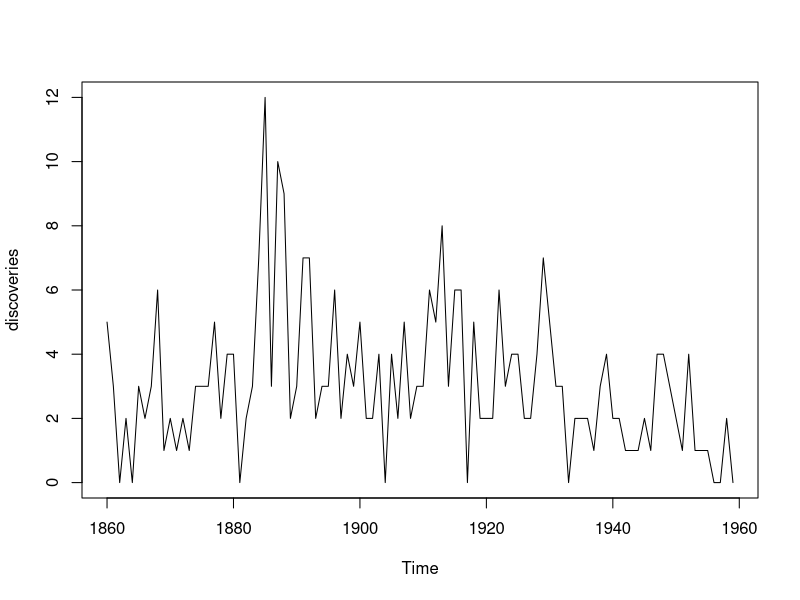
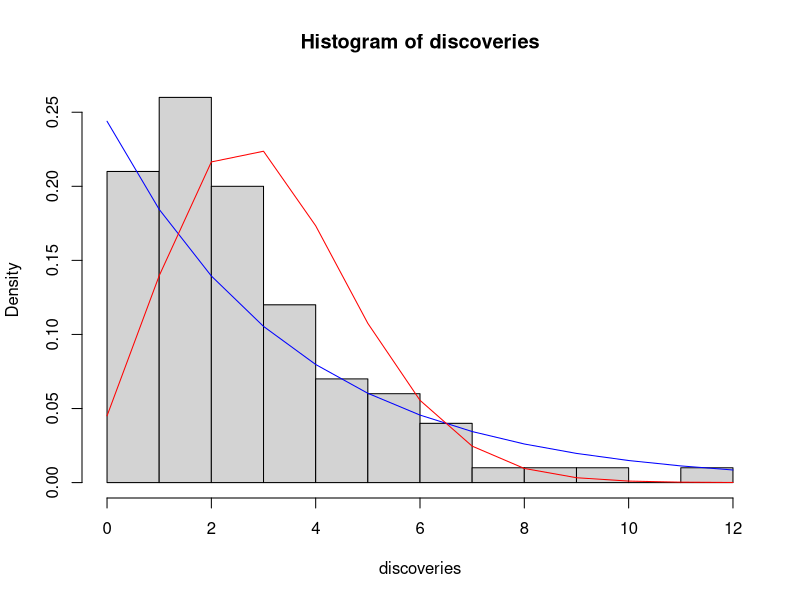
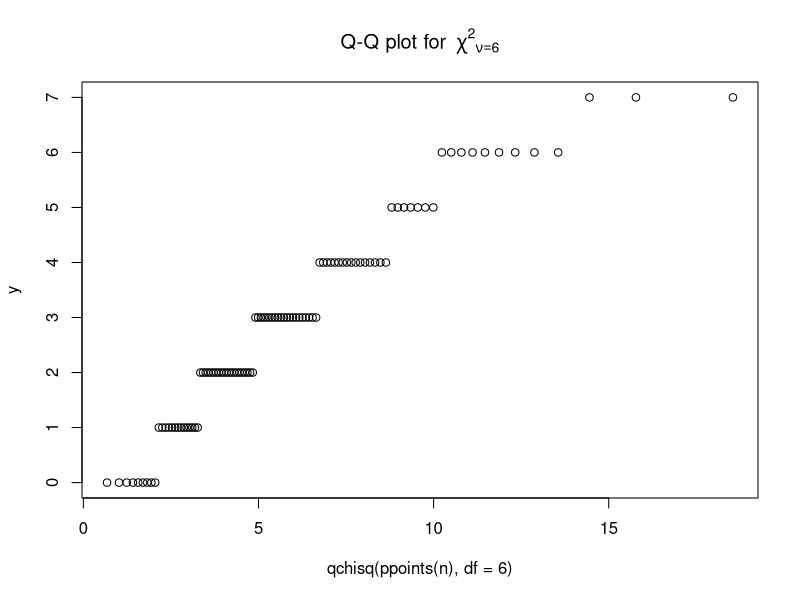
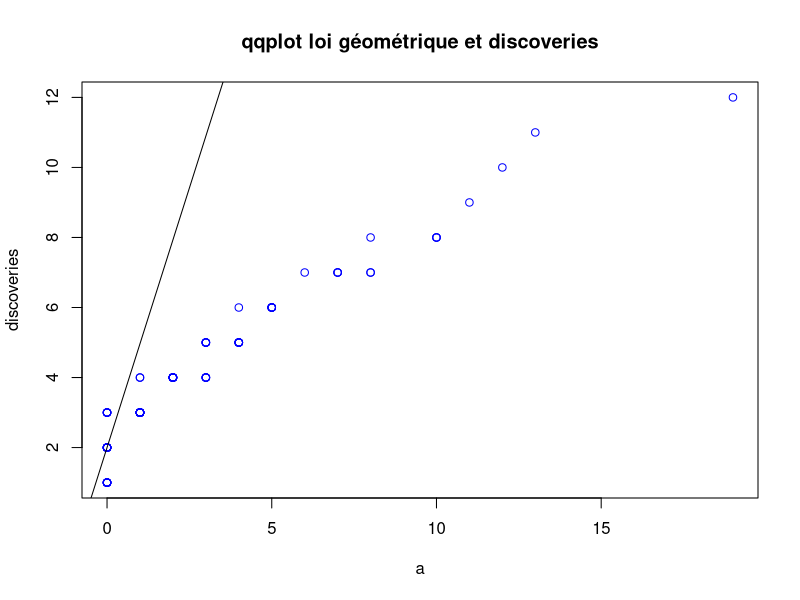
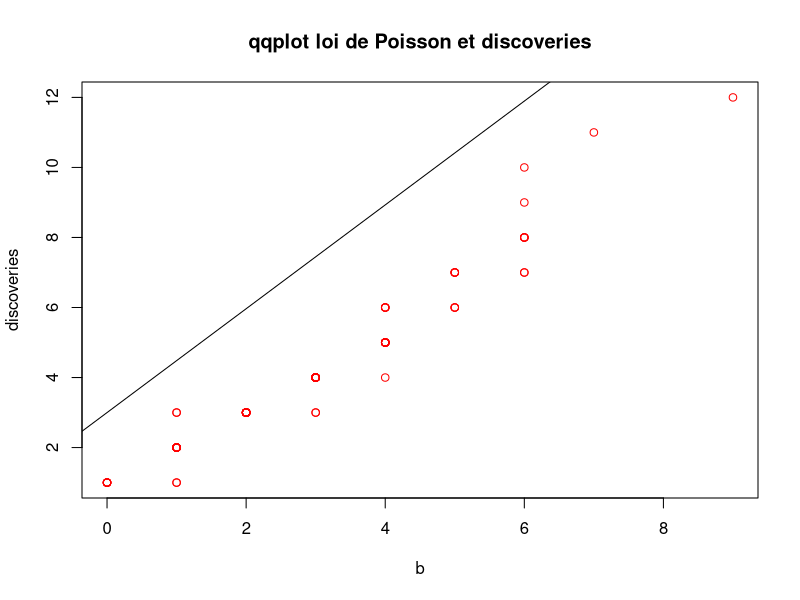
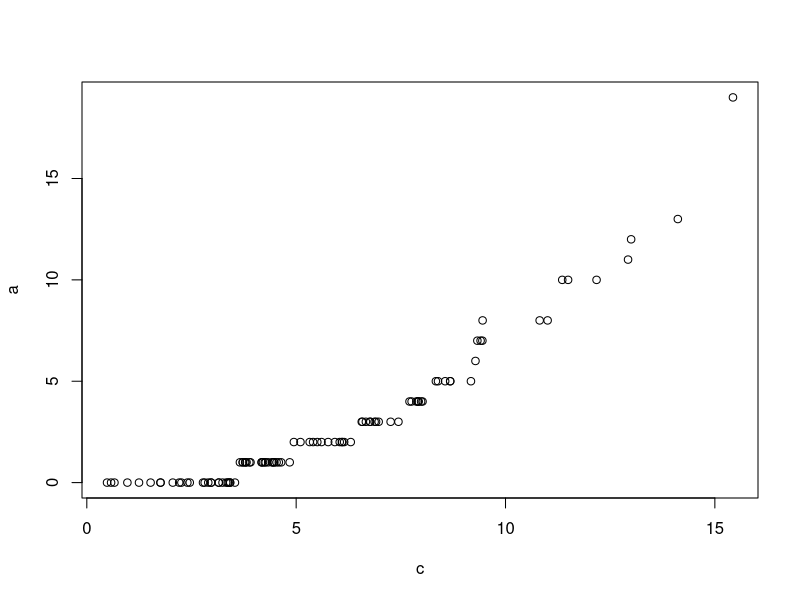
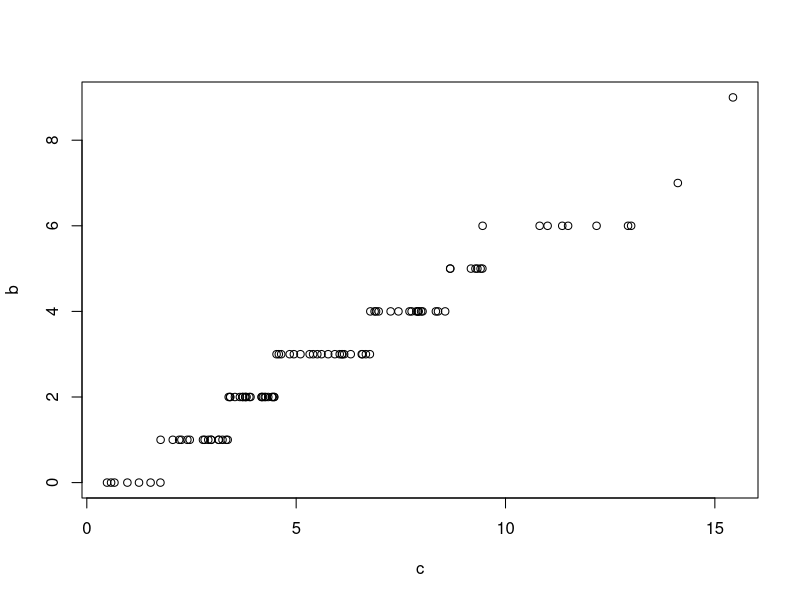

Source code (R) for these figures, in order:
## ---- chunk 1
data("discoveries")
plot(discoveries)
## ---- chunk 2
#calcul de la moyenne et de la variance empirique du jeu de donnees
m = mean (discoveries)
v = var (discoveries)
print("moyenne empirique")
print(m)

print("variance empirique")
print(v)

#calcul à partir de l'estimateur de la loi géomtrique
n = length(discoveries)
S = 0 
for (i in (1:n)) {
  S <- S + discoveries[i]
}

theta = 1/((1/n)*S +1)
moy_geom = (1/n)*S + 1 ##1/theta
var_geom = (1-theta)/(theta**2)

print ('moyenne geometrique')
print(moy_geom)

print('variance geometrique')
print(var_geom)

#calcul à partir de l'estimateur de la loi de Poisson
lambda = (1/n)*S
moy_poisson = lambda
var_poisson = lambda
print('moyenne et variance de Poisson = ')  
print(lambda)

## ---- chunk 3
print(m/moy_geom)
print(v/var_geom)

print(m/moy_poisson)
print(v/var_poisson)

print("les valeurs obtenues par la loi de Poisson sont plus proches des valeurs empiriques. La loi de Poisson approche le mieux la statistique consideree.")
## ---- chunk 4
x = 0:12
hist(discoveries, probability = TRUE, breaks = 12)
lines(x, dgeom(x, prob = theta, log=FALSE), main = 'densite geometrique', col='blue')
lines(x, dpois(x, lambda, log = FALSE), main = 'densite de Poisson', col='red')
## ---- chunk 5
#library(discovery)
y <- rpois(n, lambda)
## QQPlot pour la loi du Chi^2 comparée à la ditribution de Poisson:
qqplot(qchisq(ppoints(n), df = 6), y, main = expression("Q-Q plot for" ~~ {chi^2}[nu == 6]))

# Pour rajouter la ligne de modélisation 
library(ggplot2)
y = qpois(x, lambda)
p = 0.05
#ggplot2::last_plot() + qqline(y, distribution = function(p) qchisq(p, df = 6), prob = c(0.25, 0.75), col = 2)
##y doit être la loi de poisson

## ---- chunk 6
library(ggplot2)
#x<-discoveries
#plot(x, qgeom(discoveries, theta), main='quantile inverse geom', col='blue')
#plot(x, qpois(discoveries, lambda), main='poisson', col='blue')
##attention aux invalid prob

#theta
#discoveries
#x<- sort(discoveries, decreasing = FALSE)
quantile_geom <- qgeom(discoveries, theta, lower.tail = TRUE, log.p = FALSE)

#plot(discoveries[i], quantile_geom[i/(n+1)], main = 'qq plot')


#1er quantile : i = 1
n <- length(discoveries)
summary(discoveries)

frst_quant <- summary(discoveries)[2]
thrd_quant <- summary(discoveries)[5]

x <- array(frst_quant, thrd_quant)
#y <- probleme 
#plot(x, )

## ---- chunk 7
##Utilisation de la fonction qqplot
#preparation des données
discoveries <- as.factor(discoveries)
head(discoveries)
a<-rgeom(n, theta)
b<-rpois(n, lambda)
qqplot(a, discoveries, main= 'qqplot loi géométrique et discoveries', col='blue')
qqline(a)
qqplot(b, discoveries, main= 'qqplot loi de Poisson et discoveries', col='red')
qqline(b)
## ---- chunk 8
c<-rchisq(n, 6, ncp=0.05)

qqplot(c, a)
#qqline(0.5*a-2.5, col='red')
qqplot(c,b)
#qqline(0.25*b-1.5, col='blue')
#qqline(a, col='red')
#qqline(b, col='blue')
#qqline(c, col='grey')
## ---- chunk 9
alpha = 0.05
print("s = ")
qpois(alpha, n*lambda)
## ---- chunk 10
#calcul de la probabilite que T = 281
k <- 281
res <- lambda**(-k)*exp(-lambda)/factorial(k)
print(res)
## ---- chunk 11
m <- mean(discoveries)

## ---- chunk 12
print(floor(281/m)+1)
## ---- chunk 13

